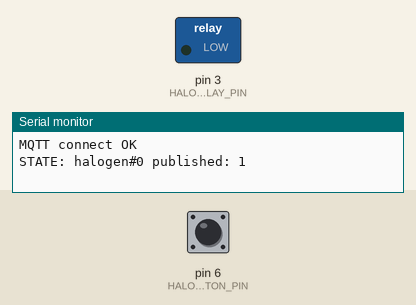
Simulated run of this sketch. Board: Arduino Uno, built with avr-gcc and run on an emulated ATmega328P. Parts: switched loads named in the sketch (green lamp = pin HIGH), the last lines printed to the serial monitor. The test bench sets the inputs (shaded band); at power-on: pin 6 (HALOGEN_BUTTON_PIN) HIGH. WiFi joins after 1.5 s; servers stay silent unless stated; no MQTT or app messages arrive unless stated.

Above: at 1.2 s.
1.3 s: pin 6 (HALOGEN_BUTTON_PIN) pulled LOW for 3.2 s
At 5.4 s:
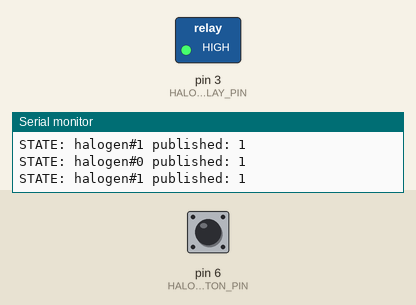
9.0 s: pin 6 (HALOGEN_BUTTON_PIN) pulled LOW for 0.15 s
At 10.0 s:
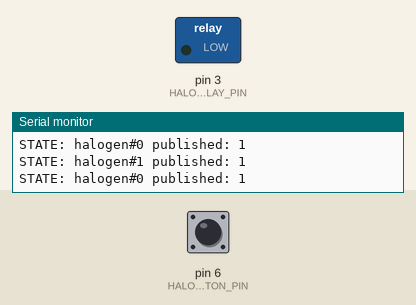
Timing chart, 0 to 12.0 s (numbered marks = the images above; inputs shaded):
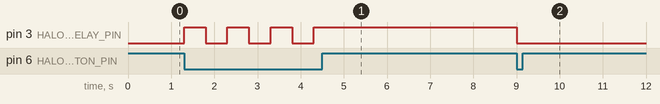

Measured:
- after the input at 1.3 s, pin 3 (HALOGEN_RELAY_PIN): alternates HIGH for 0.50 s and LOW for 0.50 s, 7 changes in all, then stays HIGH, starting at once
- after the input at 9.0 s, pin 3 (HALOGEN_RELAY_PIN): HIGH → LOW at once

The sketch:

mqtt1_przyciek.ino
```cpp
#include <SPI.h>
#include <Ethernet.h>
#include <PubSubClient.h>

const int HALOGEN_BUTTON_PIN = 6;
const int HALOGEN_RELAY_PIN = 3;
String HALOGEN_ON_COMMAND("halogen#1");
String HALOGEN_OFF_COMMAND("halogen#0");
const int AFTER_CHANGE_DELAY = 500;

int halogenButtonState;
int halogenState = LOW;

//numer IP komputera na którym jest uruchomiony serwer mqtt
byte mqtt_server[] = { 192, 168, 1, 103 };
byte mac[] = {
  0xDE, 0xAD, 0xBE, 0xEF, 0xFE, 0xED
};
IPAddress ip(192, 168, 1, 5);

void setup() {
  Serial.begin(9600);
  initializeMqtt();
  initializeHalogen();
  initializeNetwork();
}

void loop() {
  checkHalogen();
  checkMqtt();
}

void initializeNetwork() {
  Ethernet.begin(mac, ip);
}

void callback(char* topic, byte* payload, unsigned int length) {
  payload[length] = '\0';
  String strPayload = String((char*)payload);
  Serial.print("IN: ");
  Serial.println(strPayload);
  executeRemoteCommand(strPayload);
}

EthernetClient client;
PubSubClient mqtt_client(mqtt_server, 1883, callback, client);

void sendMqttState(String state) {
  Serial.print("STATE: ");
  Serial.print(state);
/*
konieczna weryfikacja czy mamy aktywne połączenie
jeśli nie, trzeba je odnowić
*/
  boolean connected = mqtt_client.connected();
  if (!connected) {
     initializeMqtt();
  }
  char ssid[state.length()+1];
  state.toCharArray(ssid, state.length()+1);
  boolean publishState = mqtt_client.publish("/houseIn", ssid);
  Serial.print(" published: ");
  Serial.println(publishState);
}

void initializeMqtt()
{
  if (mqtt_client.connect("arduinoClient", "login", "hasło")) {
    mqtt_client.subscribe("/house");
    Serial.println("MQTT connect OK");
  } else {
    Serial.println("MQTT connect failed");
  }
}

void checkMqtt()
{
  mqtt_client.loop();
}

void executeRemoteCommand(String command) {
  Serial.println(command);
  if (command == HALOGEN_ON_COMMAND) {
    setHalogenState(HIGH);
  }
  if (command == HALOGEN_OFF_COMMAND) {
    setHalogenState(LOW);
  }
}

void initializeHalogen() {
    pinMode(HALOGEN_BUTTON_PIN, INPUT_PULLUP);
    pinMode(HALOGEN_RELAY_PIN, OUTPUT);
    setHalogenState(LOW);

}
void checkHalogen() {
  halogenButtonState = digitalRead(HALOGEN_BUTTON_PIN);
  if (halogenButtonState == LOW) {
    toogleHalogen();
    delay(AFTER_CHANGE_DELAY);
  }
}

void setHalogenState(int state) {
     digitalWrite(HALOGEN_RELAY_PIN, state);
      halogenState = state;
      if (state == LOW) {
        sendMqttState(HALOGEN_OFF_COMMAND);
      } else {
                sendMqttState(HALOGEN_ON_COMMAND);
      }
}

void toogleHalogen() {
  if (halogenState == LOW) {
      setHalogenState(HIGH);
    } else {
      setHalogenState(LOW);
    }
}
```
